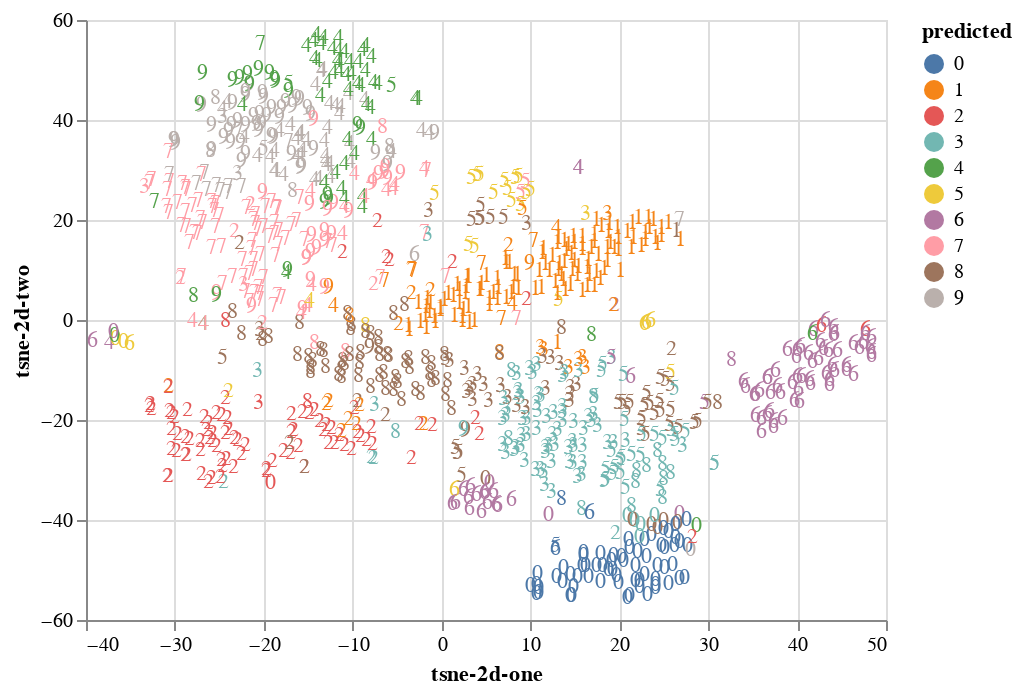

This figure's notebook cell:
### Code cell
alt.Chart(df_20).mark_text().encode(
    text='label',
    x='tsne-2d-one',
    y='tsne-2d-two',
    color=alt.Color('predicted', type='nominal'),
    tooltip=['label', 'predicted']
).interactive()

### Figure 1 — Vega-Lite specification as saved in the notebook (floating-point values rounded to 4 significant figures; data arrays with more than 128 entries replaced by an {"elided": "..."} marker saying what was removed)
{"config": {"view": {"continuousWidth": 400, "continuousHeight": 300}}, "data": {"name": "data-24ed1df9da2bc3d1bd735d168e316bad"}, "mark": "text", "encoding": {"color": {"type": "nominal", "field": "predicted"}, "text": {"type": "quantitative", "field": "label"}, "tooltip": [{"type": "quantitative", "field": "label"}, {"type": "quantitative", "field": "predicted"}], "x": {"type": "quantitative", "field": "tsne-2d-one"}, "y": {"type": "quantitative", "field": "tsne-2d-two"}}, "selection": {"selector002": {"type": "interval", "bind": "scales", "encodings": ["x", "y"]}}, "$schema": "https://vega.github.io/schema/vega-lite/v4.0.2.json", "datasets": {"data-24ed1df9da2bc3d1bd735d168e316bad": {"elided": "1000 records"}}}
